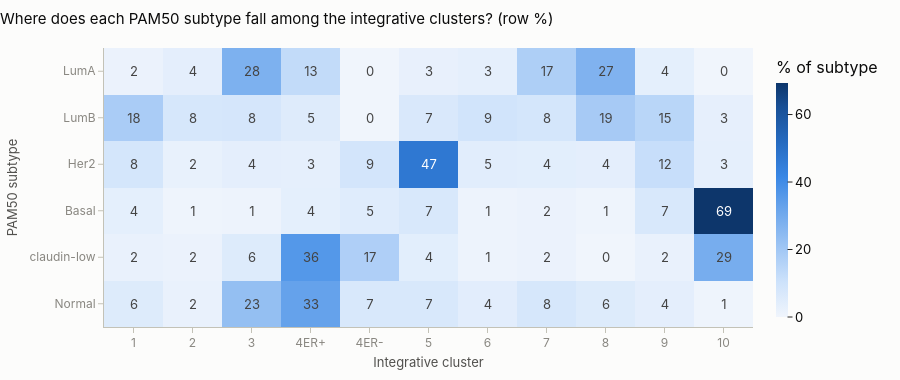

This figure's notebook cell:
### Markdown cell above
The molecular classifications share the most information with each other and
with the receptors: PAM50 <-> 3-gene classifier (0.32), PAM50 <-> ER status and
ER <-> 3-gene classifier (0.29), ER <-> PR (0.27). Chemotherapy is mostly linked
to ER status (0.18: ER-negative tumours get chemotherapy). Vital status shares
almost no information with any single variable (at most 0.05), which already
suggests that survival is hard to predict from one feature alone. Normalized MI
values are naturally lower than correlations: 0.3 is already a strong
association.

### 4.3 Two molecular classifications compared

### Code cell
ic_order = category_order(clinical, "integrative_cluster")
table = pd.crosstab(clinical["pam50_subtype"], clinical["integrative_cluster"], normalize="index")
table = table.reindex(index=SUBTYPES, columns=ic_order).mul(100)
fig = px.imshow(table, text_auto=".0f", color_continuous_scale=figures.SEQUENTIAL, zmin=0, aspect="auto",
                labels=dict(x="Integrative cluster", y="PAM50 subtype", color="% of subtype"))
fig.update_traces(hovertemplate="%{y} → cluster %{x}: %{z:.0f}% of the subtype<extra></extra>")
fig.update_layout(title="Where does each PAM50 subtype fall among the integrative clusters? (row %)",
                  height=380, xaxis_showgrid=False, yaxis_showgrid=False)
fig

### Figure 1 — Plotly figure (JSON) as saved in the notebook; plotly's stock layout.template omitted (floating-point values rounded to 4 significant figures)
{"data": [{"coloraxis": "coloraxis", "hovertemplate": "%{y} → cluster %{x}: %{z:.0f}% of the subtype<extra></extra>", "name": "0", "texttemplate": "%{z:.0f}", "type": "heatmap", "x": ["1", "2", "3", "4ER+", "4ER-", "5", "6", "7", "8", "9", "10"], "xaxis": "x", "y": ["LumA", "LumB", "Her2", "Basal", "claudin-low", "Normal"], "yaxis": "y", "z": [[1.62, 3.682, 27.84, 12.81, 0.1473, 2.504, 3.24, 17.23, 27.25, 3.535, 0.1473], [18.22, 7.592, 8.026, 5.206, 0.0, 6.941, 9.111, 8.243, 18.87, 14.75, 3.037], [8.182, 2.273, 3.636, 3.182, 8.636, 46.82, 4.545, 4.091, 3.636, 11.82, 3.182], [3.518, 0.5025, 1.005, 3.518, 5.025, 7.035, 1.005, 1.508, 0.5025, 7.035, 69.35], [2.01, 1.508, 5.528, 36.18, 17.09, 4.02, 1.005, 1.508, 0.0, 2.01, 29.15], [5.714, 2.143, 22.86, 32.86, 7.143, 7.143, 4.286, 7.857, 5.714, 3.571, 0.7143]]}], "layout": {"coloraxis": {"autocolorscale": false, "cmax": 69.35, "cmin": 0, "colorbar": {"title": {"text": "% of subtype"}}, "colorscale": [[0.0, "#f0f5fc"], [0.15, "#cde2fb"], [0.3, "#9ec5f4"], [0.45, "#6da7ec"], [0.6, "#3987e5"], [0.75, "#256abf"], [0.9, "#184f95"], [1.0, "#0d366b"]]}, "height": 380, "title": {"text": "Where does each PAM50 subtype fall among the integrative clusters? (row %)"}, "xaxis": {"anchor": "y", "domain": [0.0, 1.0], "showgrid": false, "title": {"text": "Integrative cluster"}}, "yaxis": {"anchor": "x", "autorange": "reversed", "domain": [0.0, 1.0], "showgrid": false, "title": {"text": "PAM50 subtype"}}}}
